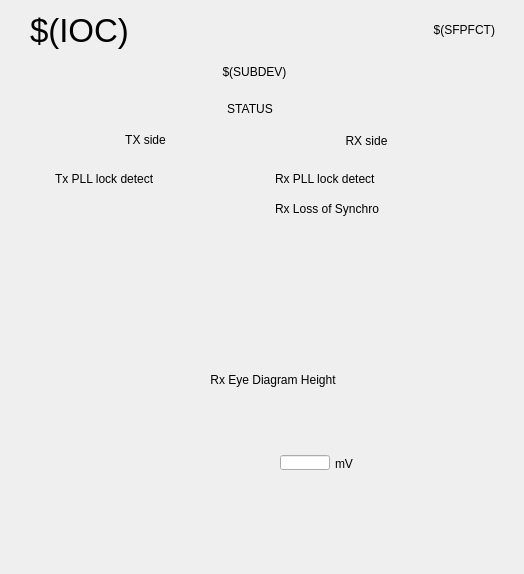
<?xml version="1.0" encoding="UTF-8"?>
<ui version="4.0">
 <class>MainWindow</class>
 <widget class="QMainWindow" name="MainWindow">
  <property name="geometry">
   <rect>
    <x>0</x>
    <y>0</y>
    <width>524</width>
    <height>574</height>
   </rect>
  </property>
  <property name="styleSheet">
   <string>

QWidget#centralWidget {background: rgba(218, 218, 218, 255);}

caTable {
       font: 10pt;
       background: cornsilk;
       alternate-background-color: wheat;
}

caLineEdit {
     border-radius: 1px;
     background: lightyellow;
     color: black;
 }

caTextEntry {
    color: rgb(127, 0, 63);
    background-color: cornsilk;
    selection-color: #0a214c;
    selection-background-color: wheat;
    border: 1px groove black;
    border-radius: 1px;
    padding: 1px;
}

caTextEntry:focus {
    padding: 0px;
    border: 2px groove darkred;
    border-radius: 1px;
}

QPushButton {
      border-color: #00b;
      border-radius: 2px;
      padding: 3px;
      border-width: 1px;

	background: qlineargradient(spread:pad, x1:0, y1:0, x2:0, y2:1,
						   stop:0   rgba(224, 239, 255, 255),
						   stop:0.5 rgba(199, 215, 230, 255),
						   stop:1   rgba(184, 214, 236, 255));
}
QPushButton:hover {
	background: qlineargradient(spread:pad, x1:0, y1:0, x2:0, y2:1,
						stop:0   rgba(201, 226, 255, 255),
						stop:0.5 rgba(177, 204, 230, 255),
						stop:1   rgba(163, 205, 236, 255));
}
QPushButton:pressed {
	background: qlineargradient(spread:pad, x1:0, y1:0, x2:0, y2:1,
						stop:0   rgba(174, 219, 255, 255),
						stop:0.5 rgba(165, 199, 230, 255),
						stop:1   rgba(134, 188, 236, 255));
}

QPushButton:disabled {
	background: qlineargradient(spread:pad, x1:0, y1:0, x2:0, y2:1,
						stop:0   rgba(174, 219, 255, 255),
						stop:0.5 rgba(165, 199, 230, 255),
						stop:1   rgba(134, 188, 236, 255));
}

caChoice {
      background: qlineargradient(x1: 0, y1: 0, x2: 0, y2: 1,
                                  stop: 0 #E1E1E1, stop: 0.4 #DDDDDD,
                                  stop: 0.5 #D8D8D8, stop: 1.0 #D3D3D3);
}

caChoice &gt; QPushButton {
      text-align: left;
      padding: 1px;
}

/* when font specified, no font sizing is done any more,  font: 10pt; is not bad. You could Enable this when you converted from .adl files
caRelatedDisplay  &gt; QPushButton {
font: 10pt;
}

caShellCommand  &gt; QPushButton {
font: 10pt;
}
*/

caSlider::groove:horizontal {
border: 1px solid #bbb;
background: lightgrey;
height: 20px;
border-radius: 4px;
}

caSlider::handle:horizontal {
background: red;
border: 1px solid #777;
width: 13px;
margin-top: -2px;
margin-bottom: -2px;
border-radius: 2px;
}



</string>
  </property>
  <widget class="QWidget" name="centralWidget">
   <widget class="caGraphics" name="caRectangle_0">
    <property name="geometry">
     <rect>
      <x>20</x>
      <y>10</y>
      <width>483</width>
      <height>550</height>
     </rect>
    </property>
    <property name="foreground">
     <color>
      <red>120</red>
      <green>120</green>
      <blue>120</blue>
     </color>
    </property>
    <property name="linestyle" stdset="0">
     <enum>caGraphics::Solid</enum>
    </property>
    <property name="fillstyle" stdset="0">
     <enum>caGraphics::Filled</enum>
    </property>
    <property name="lineColor">
     <color>
      <red>120</red>
      <green>120</green>
      <blue>120</blue>
     </color>
    </property>
    <property name="form">
     <enum>caGraphics::Rectangle</enum>
    </property>
   </widget>
   <widget class="caLabel" name="caLabel_0">
    <property name="geometry">
     <rect>
      <x>280</x>
      <y>10</y>
      <width>215</width>
      <height>40</height>
     </rect>
    </property>
    <property name="text">
     <string>$(SFPFCT)</string>
    </property>
    <property name="alignment">
     <set>Qt::AlignRight|Qt::AlignTrailing|Qt::AlignVCenter</set>
    </property>
    <property name="foreground">
     <color>
      <red>255</red>
      <green>255</green>
      <blue>255</blue>
     </color>
    </property>
    <property name="background">
     <color alpha="0">
      <red>255</red>
      <green>255</green>
      <blue>255</blue>
     </color>
    </property>
    <property name="frameShape">
     <enum>QFrame::NoFrame</enum>
    </property>
   </widget>
   <widget class="caGraphics" name="caRectangle_1">
    <property name="geometry">
     <rect>
      <x>42</x>
      <y>88</y>
      <width>434</width>
      <height>241</height>
     </rect>
    </property>
    <property name="foreground">
     <color>
      <red>225</red>
      <green>144</green>
      <blue>21</blue>
     </color>
    </property>
    <property name="linestyle" stdset="0">
     <enum>caGraphics::Solid</enum>
    </property>
    <property name="fillstyle" stdset="0">
     <enum>caGraphics::Filled</enum>
    </property>
    <property name="lineColor">
     <color>
      <red>225</red>
      <green>144</green>
      <blue>21</blue>
     </color>
    </property>
    <property name="form">
     <enum>caGraphics::Rectangle</enum>
    </property>
   </widget>
   <widget class="caPolyLine" name="caPolyLine_0">
    <property name="geometry">
     <rect>
      <x>40</x>
      <y>126</y>
      <width>437</width>
      <height>2</height>
     </rect>
    </property>
    <property name="foreground">
     <color>
      <red>0</red>
      <green>0</green>
      <blue>0</blue>
     </color>
    </property>
    <property name="linestyle" stdset="0">
     <enum>caPolyLine::Solid</enum>
    </property>
    <property name="lineSize">
     <number>2</number>
    </property>
    <property name="lineColor">
     <color>
      <red>0</red>
      <green>0</green>
      <blue>0</blue>
     </color>
    </property>
    <property name="xyPairs" stdset="0">
     <string>1,1;436,1</string>
    </property>
    <property name="fillstyle" stdset="0">
     <enum>caPolyLine::Filled</enum>
    </property>
   </widget>
   <widget class="caLabel" name="caLabel_1">
    <property name="geometry">
     <rect>
      <x>166</x>
      <y>96</y>
      <width>168</width>
      <height>25</height>
     </rect>
    </property>
    <property name="text">
     <string>STATUS</string>
    </property>
    <property name="alignment">
     <set>Qt::AlignAbsolute|Qt::AlignCenter|Qt::AlignHCenter|Qt::AlignVCenter</set>
    </property>
    <property name="fontScaleMode">
     <enum>ESimpleLabel::Height</enum>
    </property>
    <property name="foreground">
     <color>
      <red>0</red>
      <green>0</green>
      <blue>0</blue>
     </color>
    </property>
    <property name="background">
     <color alpha="0">
      <red>0</red>
      <green>0</green>
      <blue>0</blue>
     </color>
    </property>
    <property name="frameShape">
     <enum>QFrame::NoFrame</enum>
    </property>
   </widget>
   <widget class="caPolyLine" name="caPolyLine_1">
    <property name="geometry">
     <rect>
      <x>256</x>
      <y>126</y>
      <width>2</width>
      <height>205</height>
     </rect>
    </property>
    <property name="foreground">
     <color>
      <red>0</red>
      <green>0</green>
      <blue>0</blue>
     </color>
    </property>
    <property name="linestyle" stdset="0">
     <enum>caPolyLine::Solid</enum>
    </property>
    <property name="lineSize">
     <number>2</number>
    </property>
    <property name="lineColor">
     <color>
      <red>0</red>
      <green>0</green>
      <blue>0</blue>
     </color>
    </property>
    <property name="xyPairs" stdset="0">
     <string>1,1;1,204</string>
    </property>
    <property name="fillstyle" stdset="0">
     <enum>caPolyLine::Filled</enum>
    </property>
   </widget>
   <widget class="caLabel" name="caLabel_2">
    <property name="geometry">
     <rect>
      <x>44</x>
      <y>129</y>
      <width>74</width>
      <height>29</height>
     </rect>
    </property>
    <property name="alignment">
     <set>Qt::AlignAbsolute|Qt::AlignCenter|Qt::AlignHCenter|Qt::AlignVCenter</set>
    </property>
    <property name="foreground">
     <color>
      <red>120</red>
      <green>120</green>
      <blue>120</blue>
     </color>
    </property>
    <property name="background">
     <color alpha="0">
      <red>120</red>
      <green>120</green>
      <blue>120</blue>
     </color>
    </property>
    <property name="frameShape">
     <enum>QFrame::NoFrame</enum>
    </property>
   </widget>
   <widget class="caLabel" name="caLabel_3">
    <property name="geometry">
     <rect>
      <x>42</x>
      <y>130</y>
      <width>207</width>
      <height>20</height>
     </rect>
    </property>
    <property name="text">
     <string>TX side</string>
    </property>
    <property name="alignment">
     <set>Qt::AlignAbsolute|Qt::AlignCenter|Qt::AlignHCenter|Qt::AlignVCenter</set>
    </property>
    <property name="fontScaleMode">
     <enum>ESimpleLabel::Height</enum>
    </property>
    <property name="foreground">
     <color>
      <red>0</red>
      <green>0</green>
      <blue>0</blue>
     </color>
    </property>
    <property name="background">
     <color alpha="0">
      <red>0</red>
      <green>0</green>
      <blue>0</blue>
     </color>
    </property>
    <property name="frameShape">
     <enum>QFrame::NoFrame</enum>
    </property>
   </widget>
   <widget class="caLabel" name="caLabel_4">
    <property name="geometry">
     <rect>
      <x>263</x>
      <y>131</y>
      <width>207</width>
      <height>20</height>
     </rect>
    </property>
    <property name="text">
     <string>RX side</string>
    </property>
    <property name="alignment">
     <set>Qt::AlignAbsolute|Qt::AlignCenter|Qt::AlignHCenter|Qt::AlignVCenter</set>
    </property>
    <property name="fontScaleMode">
     <enum>ESimpleLabel::Height</enum>
    </property>
    <property name="foreground">
     <color>
      <red>0</red>
      <green>0</green>
      <blue>0</blue>
     </color>
    </property>
    <property name="background">
     <color alpha="0">
      <red>0</red>
      <green>0</green>
      <blue>0</blue>
     </color>
    </property>
    <property name="frameShape">
     <enum>QFrame::NoFrame</enum>
    </property>
   </widget>
   <widget class="caLabel" name="caLabel_5">
    <property name="geometry">
     <rect>
      <x>55</x>
      <y>170</y>
      <width>130</width>
      <height>18</height>
     </rect>
    </property>
    <property name="text">
     <string>Tx PLL lock detect</string>
    </property>
    <property name="alignment">
     <set>Qt::AlignAbsolute|Qt::AlignLeading|Qt::AlignLeft|Qt::AlignVCenter</set>
    </property>
    <property name="fontScaleMode">
     <enum>ESimpleLabel::Height</enum>
    </property>
    <property name="foreground">
     <color>
      <red>0</red>
      <green>0</green>
      <blue>0</blue>
     </color>
    </property>
    <property name="background">
     <color alpha="0">
      <red>0</red>
      <green>0</green>
      <blue>0</blue>
     </color>
    </property>
    <property name="frameShape">
     <enum>QFrame::NoFrame</enum>
    </property>
   </widget>
   <widget class="caLabel" name="caLabel_6">
    <property name="geometry">
     <rect>
      <x>275</x>
      <y>170</y>
      <width>130</width>
      <height>18</height>
     </rect>
    </property>
    <property name="text">
     <string>Rx PLL lock detect</string>
    </property>
    <property name="alignment">
     <set>Qt::AlignAbsolute|Qt::AlignLeading|Qt::AlignLeft|Qt::AlignVCenter</set>
    </property>
    <property name="fontScaleMode">
     <enum>ESimpleLabel::Height</enum>
    </property>
    <property name="foreground">
     <color>
      <red>0</red>
      <green>0</green>
      <blue>0</blue>
     </color>
    </property>
    <property name="background">
     <color alpha="0">
      <red>0</red>
      <green>0</green>
      <blue>0</blue>
     </color>
    </property>
    <property name="frameShape">
     <enum>QFrame::NoFrame</enum>
    </property>
   </widget>
   <widget class="caLabel" name="caLabel_9">
    <property name="geometry">
     <rect>
      <x>275</x>
      <y>200</y>
      <width>130</width>
      <height>18</height>
     </rect>
    </property>
    <property name="text">
     <string>Rx Loss of Synchro</string>
    </property>
    <property name="alignment">
     <set>Qt::AlignAbsolute|Qt::AlignLeading|Qt::AlignLeft|Qt::AlignVCenter</set>
    </property>
    <property name="fontScaleMode">
     <enum>ESimpleLabel::Height</enum>
    </property>
    <property name="foreground">
     <color>
      <red>0</red>
      <green>0</green>
      <blue>0</blue>
     </color>
    </property>
    <property name="background">
     <color alpha="0">
      <red>0</red>
      <green>0</green>
      <blue>0</blue>
     </color>
    </property>
    <property name="frameShape">
     <enum>QFrame::NoFrame</enum>
    </property>
   </widget>
   <widget class="caPolyLine" name="caPolyLine_2">
    <property name="geometry">
     <rect>
      <x>41</x>
      <y>152</y>
      <width>437</width>
      <height>2</height>
     </rect>
    </property>
    <property name="foreground">
     <color>
      <red>0</red>
      <green>0</green>
      <blue>0</blue>
     </color>
    </property>
    <property name="linestyle" stdset="0">
     <enum>caPolyLine::Solid</enum>
    </property>
    <property name="lineSize">
     <number>2</number>
    </property>
    <property name="lineColor">
     <color>
      <red>0</red>
      <green>0</green>
      <blue>0</blue>
     </color>
    </property>
    <property name="xyPairs" stdset="0">
     <string>1,1;436,1</string>
    </property>
    <property name="fillstyle" stdset="0">
     <enum>caPolyLine::Filled</enum>
    </property>
   </widget>
   <widget class="caGraphics" name="caRectangle_2">
    <property name="geometry">
     <rect>
      <x>42</x>
      <y>360</y>
      <width>435</width>
      <height>177</height>
     </rect>
    </property>
    <property name="foreground">
     <color>
      <red>78</red>
      <green>165</green>
      <blue>249</blue>
     </color>
    </property>
    <property name="linestyle" stdset="0">
     <enum>caGraphics::Solid</enum>
    </property>
    <property name="fillstyle" stdset="0">
     <enum>caGraphics::Filled</enum>
    </property>
    <property name="lineColor">
     <color>
      <red>78</red>
      <green>165</green>
      <blue>249</blue>
     </color>
    </property>
    <property name="form">
     <enum>caGraphics::Rectangle</enum>
    </property>
   </widget>
   <widget class="caLabel" name="caLabel_11">
    <property name="geometry">
     <rect>
      <x>120</x>
      <y>370</y>
      <width>306</width>
      <height>20</height>
     </rect>
    </property>
    <property name="text">
     <string>Rx Eye Diagram Height</string>
    </property>
    <property name="alignment">
     <set>Qt::AlignAbsolute|Qt::AlignCenter|Qt::AlignHCenter|Qt::AlignVCenter</set>
    </property>
    <property name="fontScaleMode">
     <enum>ESimpleLabel::Height</enum>
    </property>
    <property name="foreground">
     <color>
      <red>255</red>
      <green>255</green>
      <blue>255</blue>
     </color>
    </property>
    <property name="background">
     <color alpha="0">
      <red>255</red>
      <green>255</green>
      <blue>255</blue>
     </color>
    </property>
    <property name="frameShape">
     <enum>QFrame::NoFrame</enum>
    </property>
   </widget>
   <widget class="caPolyLine" name="caPolyLine_3">
    <property name="geometry">
     <rect>
      <x>42</x>
      <y>395</y>
      <width>436</width>
      <height>2</height>
     </rect>
    </property>
    <property name="foreground">
     <color>
      <red>255</red>
      <green>255</green>
      <blue>255</blue>
     </color>
    </property>
    <property name="linestyle" stdset="0">
     <enum>caPolyLine::Solid</enum>
    </property>
    <property name="lineSize">
     <number>2</number>
    </property>
    <property name="lineColor">
     <color>
      <red>255</red>
      <green>255</green>
      <blue>255</blue>
     </color>
    </property>
    <property name="xyPairs" stdset="0">
     <string>1,1;435,1</string>
    </property>
    <property name="fillstyle" stdset="0">
     <enum>caPolyLine::Filled</enum>
    </property>
   </widget>
   <widget class="caPolyLine" name="caPolyLine_4">
    <property name="geometry">
     <rect>
      <x>55</x>
      <y>419</y>
      <width>398</width>
      <height>95</height>
     </rect>
    </property>
    <property name="foreground">
     <color>
      <red>255</red>
      <green>255</green>
      <blue>255</blue>
     </color>
    </property>
    <property name="linestyle" stdset="0">
     <enum>caPolyLine::Solid</enum>
    </property>
    <property name="lineSize">
     <number>2</number>
    </property>
    <property name="lineColor">
     <color>
      <red>255</red>
      <green>255</green>
      <blue>255</blue>
     </color>
    </property>
    <property name="xyPairs" stdset="0">
     <string>1,1;72,1;111,94;320,94;359,1;396,1;397,3</string>
    </property>
    <property name="fillstyle" stdset="0">
     <enum>caPolyLine::Filled</enum>
    </property>
   </widget>
   <widget class="caPolyLine" name="caPolyLine_5">
    <property name="geometry">
     <rect>
      <x>56</x>
      <y>418</y>
      <width>409</width>
      <height>98</height>
     </rect>
    </property>
    <property name="foreground">
     <color>
      <red>255</red>
      <green>255</green>
      <blue>255</blue>
     </color>
    </property>
    <property name="linestyle" stdset="0">
     <enum>caPolyLine::Solid</enum>
    </property>
    <property name="lineSize">
     <number>2</number>
    </property>
    <property name="lineColor">
     <color>
      <red>255</red>
      <green>255</green>
      <blue>255</blue>
     </color>
    </property>
    <property name="xyPairs" stdset="0">
     <string>1,97;70,97;107,1;319,1;361,97;399,97;408,97</string>
    </property>
    <property name="fillstyle" stdset="0">
     <enum>caPolyLine::Filled</enum>
    </property>
   </widget>
   <widget class="caGraphics" name="caGraphics_10">
    <property name="geometry">
     <rect>
      <x>172</x>
      <y>425</y>
      <width>197</width>
      <height>83</height>
     </rect>
    </property>
    <property name="foreground">
     <color>
      <red>238</red>
      <green>238</green>
      <blue>238</blue>
     </color>
    </property>
    <property name="linestyle" stdset="0">
     <enum>caGraphics::Solid</enum>
    </property>
    <property name="fillstyle" stdset="0">
     <enum>caGraphics::Filled</enum>
    </property>
    <property name="lineSize">
     <number>1</number>
    </property>
    <property name="lineColor">
     <color>
      <red>238</red>
      <green>238</green>
      <blue>238</blue>
     </color>
    </property>
    <property name="form">
     <enum>caGraphics::Circle</enum>
    </property>
   </widget>
   <widget class="caPolyLine" name="caPolyLine_6">
    <property name="geometry">
     <rect>
      <x>270</x>
      <y>428</y>
      <width>2</width>
      <height>76</height>
     </rect>
    </property>
    <property name="foreground">
     <color>
      <red>0</red>
      <green>0</green>
      <blue>0</blue>
     </color>
    </property>
    <property name="linestyle" stdset="0">
     <enum>caPolyLine::Solid</enum>
    </property>
    <property name="lineSize">
     <number>2</number>
    </property>
    <property name="lineColor">
     <color>
      <red>0</red>
      <green>0</green>
      <blue>0</blue>
     </color>
    </property>
    <property name="xyPairs" stdset="0">
     <string>1,1;1,75</string>
    </property>
    <property name="fillstyle" stdset="0">
     <enum>caPolyLine::Filled</enum>
    </property>
   </widget>
   <widget class="caPolyLine" name="caPolyLine_7">
    <property name="geometry">
     <rect>
      <x>265</x>
      <y>429</y>
      <width>12</width>
      <height>7</height>
     </rect>
    </property>
    <property name="foreground">
     <color>
      <red>0</red>
      <green>0</green>
      <blue>0</blue>
     </color>
    </property>
    <property name="linestyle" stdset="0">
     <enum>caPolyLine::Solid</enum>
    </property>
    <property name="lineSize">
     <number>2</number>
    </property>
    <property name="lineColor">
     <color>
      <red>0</red>
      <green>0</green>
      <blue>0</blue>
     </color>
    </property>
    <property name="xyPairs" stdset="0">
     <string>1,6;6,1;11,6</string>
    </property>
    <property name="fillstyle" stdset="0">
     <enum>caPolyLine::Filled</enum>
    </property>
   </widget>
   <widget class="caPolyLine" name="caPolyLine_8">
    <property name="geometry">
     <rect>
      <x>264</x>
      <y>496</y>
      <width>11</width>
      <height>9</height>
     </rect>
    </property>
    <property name="foreground">
     <color>
      <red>0</red>
      <green>0</green>
      <blue>0</blue>
     </color>
    </property>
    <property name="linestyle" stdset="0">
     <enum>caPolyLine::Solid</enum>
    </property>
    <property name="lineSize">
     <number>2</number>
    </property>
    <property name="lineColor">
     <color>
      <red>0</red>
      <green>0</green>
      <blue>0</blue>
     </color>
    </property>
    <property name="xyPairs" stdset="0">
     <string>1,1;7,8;10,2</string>
    </property>
    <property name="fillstyle" stdset="0">
     <enum>caPolyLine::Filled</enum>
    </property>
   </widget>
   <widget class="caLineEdit" name="caLineEdit_2">
    <property name="geometry">
     <rect>
      <x>280</x>
      <y>455</y>
      <width>50</width>
      <height>15</height>
     </rect>
    </property>
    <property name="alignment">
     <set>Qt::AlignAbsolute|Qt::AlignLeading|Qt::AlignLeft|Qt::AlignVCenter</set>
    </property>
    <property name="channel" stdset="0">
     <string>$(IOC):$(SFPFCT)-RXEYEH</string>
    </property>
    <property name="foreground">
     <color>
      <red>0</red>
      <green>0</green>
      <blue>0</blue>
     </color>
    </property>
    <property name="background">
     <color>
      <red>218</red>
      <green>218</green>
      <blue>218</blue>
     </color>
    </property>
    <property name="colorMode">
     <enum>caLineEdit::Static</enum>
    </property>
    <property name="precisionMode">
     <enum>caLineEdit::Channel</enum>
    </property>
    <property name="limitsMode">
     <enum>caLineEdit::Channel</enum>
    </property>
    <property name="maxValue">
     <double>1.000000000000000</double>
    </property>
    <property name="minValue">
     <double>0.000000000000000</double>
    </property>
    <property name="fontScaleMode" stdset="0">
     <enum>caLineEdit::Height</enum>
    </property>
    <property name="formatType">
     <enum>caLineEdit::decimal</enum>
    </property>
   </widget>
   <widget class="caLabel" name="caLabel_12">
    <property name="geometry">
     <rect>
      <x>335</x>
      <y>455</y>
      <width>24</width>
      <height>18</height>
     </rect>
    </property>
    <property name="text">
     <string>mV</string>
    </property>
    <property name="alignment">
     <set>Qt::AlignAbsolute|Qt::AlignLeading|Qt::AlignLeft|Qt::AlignVCenter</set>
    </property>
    <property name="fontScaleMode">
     <enum>ESimpleLabel::Height</enum>
    </property>
    <property name="foreground">
     <color>
      <red>0</red>
      <green>0</green>
      <blue>0</blue>
     </color>
    </property>
    <property name="background">
     <color alpha="0">
      <red>0</red>
      <green>0</green>
      <blue>0</blue>
     </color>
    </property>
    <property name="frameShape">
     <enum>QFrame::NoFrame</enum>
    </property>
   </widget>
   <widget class="caLabel" name="caLabel_13">
    <property name="geometry">
     <rect>
      <x>148</x>
      <y>62</y>
      <width>213</width>
      <height>20</height>
     </rect>
    </property>
    <property name="text">
     <string>$(SUBDEV)</string>
    </property>
    <property name="alignment">
     <set>Qt::AlignAbsolute|Qt::AlignCenter|Qt::AlignHCenter|Qt::AlignVCenter</set>
    </property>
    <property name="fontScaleMode">
     <enum>ESimpleLabel::Height</enum>
    </property>
    <property name="foreground">
     <color>
      <red>255</red>
      <green>255</green>
      <blue>255</blue>
     </color>
    </property>
    <property name="background">
     <color alpha="0">
      <red>255</red>
      <green>255</green>
      <blue>255</blue>
     </color>
    </property>
    <property name="frameShape">
     <enum>QFrame::NoFrame</enum>
    </property>
   </widget>
   <widget class="caLed" name="caled">
    <property name="geometry">
     <rect>
      <x>190</x>
      <y>165</y>
      <width>30</width>
      <height>30</height>
     </rect>
    </property>
    <property name="ledWidth">
     <number>22</number>
    </property>
    <property name="ledHeight">
     <number>22</number>
    </property>
    <property name="channel" stdset="0">
     <string notr="true">$(IOC):$(SFPFCT)-TXPLLLKDET</string>
    </property>
    <property name="colorMode">
     <enum>caLed::Alarm</enum>
    </property>
   </widget>
   <widget class="caLed" name="caled_3">
    <property name="geometry">
     <rect>
      <x>410</x>
      <y>165</y>
      <width>30</width>
      <height>30</height>
     </rect>
    </property>
    <property name="ledWidth">
     <number>22</number>
    </property>
    <property name="ledHeight">
     <number>22</number>
    </property>
    <property name="channel" stdset="0">
     <string notr="true">$(IOC):$(SFPFCT)-RXPLLLKDET</string>
    </property>
    <property name="colorMode">
     <enum>caLed::Alarm</enum>
    </property>
   </widget>
   <widget class="caLed" name="caled_4">
    <property name="geometry">
     <rect>
      <x>410</x>
      <y>195</y>
      <width>30</width>
      <height>30</height>
     </rect>
    </property>
    <property name="ledWidth">
     <number>22</number>
    </property>
    <property name="ledHeight">
     <number>22</number>
    </property>
    <property name="channel" stdset="0">
     <string notr="true">$(IOC):$(SFPFCT)-LOSSSYNC</string>
    </property>
    <property name="colorMode">
     <enum>caLed::Alarm</enum>
    </property>
   </widget>
   <widget class="caLabel" name="caLabel_7">
    <property name="geometry">
     <rect>
      <x>30</x>
      <y>10</y>
      <width>215</width>
      <height>40</height>
     </rect>
    </property>
    <property name="font">
     <font>
      <pointsize>25</pointsize>
     </font>
    </property>
    <property name="text">
     <string>$(IOC)</string>
    </property>
    <property name="alignment">
     <set>Qt::AlignLeading|Qt::AlignLeft|Qt::AlignVCenter</set>
    </property>
    <property name="foreground">
     <color>
      <red>255</red>
      <green>255</green>
      <blue>255</blue>
     </color>
    </property>
    <property name="background">
     <color alpha="0">
      <red>255</red>
      <green>255</green>
      <blue>255</blue>
     </color>
    </property>
    <property name="frameShape">
     <enum>QFrame::NoFrame</enum>
    </property>
   </widget>
   <zorder>caRectangle_0</zorder>
   <zorder>caLabel_0</zorder>
   <zorder>caRectangle_1</zorder>
   <zorder>caPolyLine_0</zorder>
   <zorder>caLabel_1</zorder>
   <zorder>caPolyLine_1</zorder>
   <zorder>caLabel_2</zorder>
   <zorder>caLabel_3</zorder>
   <zorder>caLabel_4</zorder>
   <zorder>caLabel_5</zorder>
   <zorder>caLabel_6</zorder>
   <zorder>caLabel_9</zorder>
   <zorder>caPolyLine_2</zorder>
   <zorder>caRectangle_2</zorder>
   <zorder>caLabel_11</zorder>
   <zorder>caPolyLine_3</zorder>
   <zorder>caPolyLine_4</zorder>
   <zorder>caPolyLine_5</zorder>
   <zorder>caGraphics_10</zorder>
   <zorder>caPolyLine_6</zorder>
   <zorder>caPolyLine_7</zorder>
   <zorder>caPolyLine_8</zorder>
   <zorder>caLabel_12</zorder>
   <zorder>caLabel_13</zorder>
   <zorder>caLineEdit_2</zorder>
   <zorder>caled</zorder>
   <zorder>caled_3</zorder>
   <zorder>caled_4</zorder>
   <zorder>caLabel_7</zorder>
  </widget>
 </widget>
 <customwidgets>
  <customwidget>
   <class>caLabel</class>
   <extends>QLabel</extends>
   <header>caLabel</header>
  </customwidget>
  <customwidget>
   <class>caGraphics</class>
   <extends>QWidget</extends>
   <header>caGraphics</header>
  </customwidget>
  <customwidget>
   <class>caPolyLine</class>
   <extends>QWidget</extends>
   <header>caPolyLine</header>
  </customwidget>
  <customwidget>
   <class>caLed</class>
   <extends>QWidget</extends>
   <header>caLed</header>
  </customwidget>
  <customwidget>
   <class>caLineEdit</class>
   <extends>QLineEdit</extends>
   <header>caLineEdit</header>
  </customwidget>
 </customwidgets>
 <resources/>
 <connections/>
</ui>
